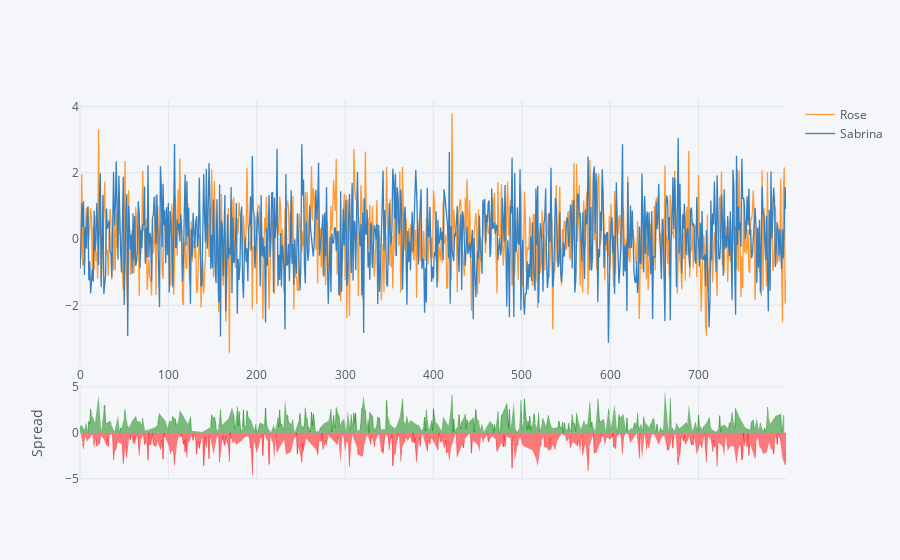

This figure's notebook cell:
### Code cell
# Spread type visulization
df[['Rose', 'Sabrina']].iplot(kind='spread')

### Figure 1 — Plotly figure (JSON) as saved in the notebook; plotly's stock layout.template omitted (floating-point values rounded to 4 significant figures; data arrays with more than 128 entries replaced by an {"elided": "..."} marker saying what was removed)
{"data": [{"line": {"color": "rgba(255, 153, 51, 1.0)", "dash": "solid", "width": 1.3}, "mode": "lines", "name": "Rose", "text": "", "type": "scatter", "x": {"elided": "800 int values"}, "y": {"elided": "800 float values"}}, {"line": {"color": "rgba(55, 128, 191, 1.0)", "dash": "solid", "width": 1.3}, "mode": "lines", "name": "Sabrina", "text": "", "type": "scatter", "x": {"elided": "800 int values"}, "y": {"elided": "800 float values"}}, {"connectgaps": false, "fill": "tozeroy", "line": {"color": "red", "dash": "solid", "width": 0.5}, "mode": "lines", "name": "Spread", "showlegend": false, "type": "scatter", "x": {"elided": "800 int values"}, "xaxis": "x2", "y": {"elided": "800 mixed values"}, "yaxis": "y2"}, {"connectgaps": false, "fill": "tozeroy", "line": {"color": "green", "dash": "solid", "width": 0.5}, "mode": "lines", "name": "Spread", "showlegend": false, "type": "scatter", "x": {"elided": "800 int values"}, "xaxis": "x2", "y": {"elided": "800 mixed values"}, "yaxis": "y2"}], "layout": {"hovermode": "x", "legend": {"bgcolor": "#F5F6F9", "font": {"color": "#4D5663"}}, "paper_bgcolor": "#F5F6F9", "plot_bgcolor": "#F5F6F9", "titlefont": {"color": "#4D5663"}, "xaxis1": {"gridcolor": "#E1E5ED", "showgrid": true, "tickfont": {"color": "#4D5663"}, "title": "", "titlefont": {"color": "#4D5663"}, "zerolinecolor": "#E1E5ED"}, "xaxis2": {"anchor": "y2", "gridcolor": "#E1E5ED", "showgrid": true, "showticklabels": false, "tickfont": {"color": "#4D5663"}, "title": "", "titlefont": {"color": "#4D5663"}, "zerolinecolor": "#E1E5ED"}, "yaxis1": {"domain": [0.3, 1], "gridcolor": "#E1E5ED", "showgrid": true, "tickfont": {"color": "#4D5663"}, "title": "", "titlefont": {"color": "#4D5663"}, "zerolinecolor": "#E1E5ED"}, "yaxis2": {"domain": [0, 0.25], "gridcolor": "#E1E5ED", "showgrid": true, "tickfont": {"color": "#4D5663"}, "title": "Spread", "titlefont": {"color": "#4D5663"}, "zerolinecolor": "#E1E5ED"}}}
